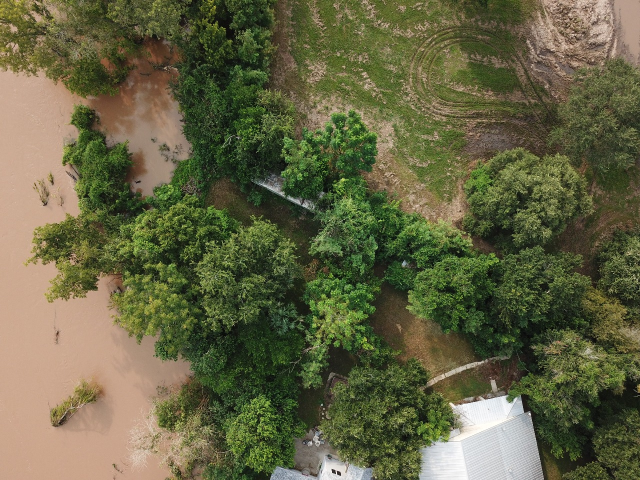
#> input picture data/img1.jpg, 1280 x 960 px (shown at 1/2 size)
$ python -i preprocessing.py   (imports and definitions only)   (older library calls are emulated)
#> lines starting #> are read from the running program, lines starting #| are printed output that depends on the picture
#"""
#Preprocessing utilities for remote sensing data
#Includes image processing, band operations, and data augmentation
#"""

import numpy as np
import cv2
from sklearn.preprocessing import MinMaxScaler, StandardScaler, RobustScaler
import rasterio
from rasterio.windows import Window
from rasterio.enums import Resampling
import warnings
# [1 line not run here, left out]

def preprocess_image(image, bands=None, normalization='min-max',
                    denoise=False, enhance_contrast=False, target_size=None):
    """
    Comprehensive preprocessing pipeline for remote sensing images

    Args:
        image: Input image (numpy array)
        bands: List of band names to select
        normalization: Normalization method ('min-max', 'z-score', 'robust', 'none')
        denoise: Apply denoising
        enhance_contrast: Apply contrast enhancement
        target_size: Resize to target size (height, width)

    Returns:
        Preprocessed image
    """
    processed = image.copy()

    # Handle different input formats
    if len(processed.shape) == 2:
        processed = np.expand_dims(processed, axis=-1)

    # Band selection
    if bands is not None:
        processed = select_bands(processed, bands)

    # Resize if needed
    if target_size is not None:
        processed = resize_image(processed, target_size)

    # Denoising
    if denoise:
        processed = apply_denoising(processed)

    # Contrast enhancement
    if enhance_contrast:
        processed = enhance_image_contrast(processed)

    # Normalization
    processed = normalize_image(processed, method=normalization)

    return processed

# [35 lines left out: function select_bands, not called in this run]

def normalize_image(image, method='min-max'):
    """
    Normalize image using various methods

    Args:
        image: Input image
        method: Normalization method

    Returns:
        Normalized image
    """
    if method.lower() == 'none':
        return image

    # Convert to float32
    normalized = image.astype(np.float32)

    if method.lower() == 'min-max':
        # Min-Max normalization to [0, 1]
        for i in range(normalized.shape[-1]):
            band = normalized[:, :, i]
            min_val = np.min(band)
            max_val = np.max(band)
            if max_val > min_val:
                normalized[:, :, i] = (band - min_val) / (max_val - min_val)

    elif method.lower() == 'z-score':
        # Z-score normalization
        for i in range(normalized.shape[-1]):
            band = normalized[:, :, i]
            mean_val = np.mean(band)
            std_val = np.std(band)
            if std_val > 0:
                normalized[:, :, i] = (band - mean_val) / std_val

    elif method.lower() == 'robust':
        # Robust normalization using percentiles
        for i in range(normalized.shape[-1]):
            band = normalized[:, :, i]
            p25 = np.percentile(band, 25)
            p75 = np.percentile(band, 75)
            if p75 > p25:
                normalized[:, :, i] = (band - p25) / (p75 - p25)

    elif method.lower() == 'imagenet':
        # ImageNet normalization
        imagenet_mean = np.array([0.485, 0.456, 0.406])
        imagenet_std = np.array([0.229, 0.224, 0.225])

        # Ensure we have at least 3 channels
        if normalized.shape[-1] >= 3:
            for i in range(min(3, normalized.shape[-1])):
                normalized[:, :, i] = (normalized[:, :, i] - imagenet_mean[i]) / imagenet_std[i]

    return normalized

# [565 lines left out: functions resize_image, apply_denoising, enhance_image_contrast, extract_roi, calculate_spectral_indices, apply_cloud_shadow_mask and 7 more, not called in this run]


# Example usage and testing
# [98 lines not run here, left out]

>>> import cv2
>>> picture = cv2.cvtColor(cv2.imread('../data/img1.jpg'), cv2.COLOR_BGR2RGB)
>>> result = preprocess_image(picture)
#> the loop in normalize_image, `for i in range(normalized.shape[-1]):` made 3 passes
#> min_val on passes 1 to 3: 0, 1, 0
#> pass 1, in normalize_image, `band = normalized[:, :, i]`:
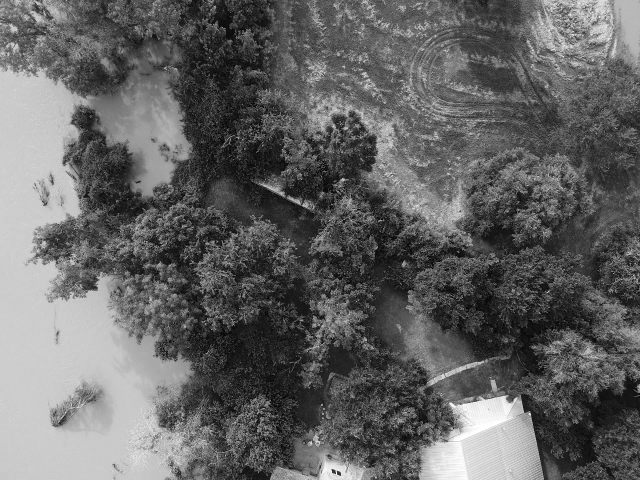
#> band: shape (960, 1280) float32 (shown at 1/2 size); min 0, max 255, mean 99.6
#> pass 2, in normalize_image, `band = normalized[:, :, i]`:
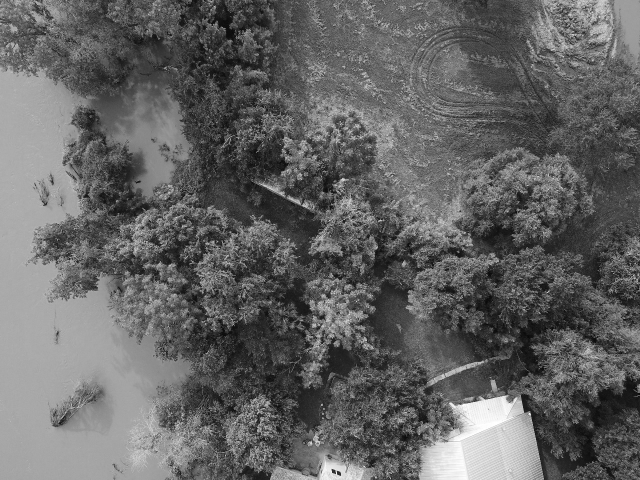
#> band: shape (960, 1280) float32 (shown at 1/2 size); min 1, max 255, mean 99.4
#> pass 3, in normalize_image, `band = normalized[:, :, i]`:
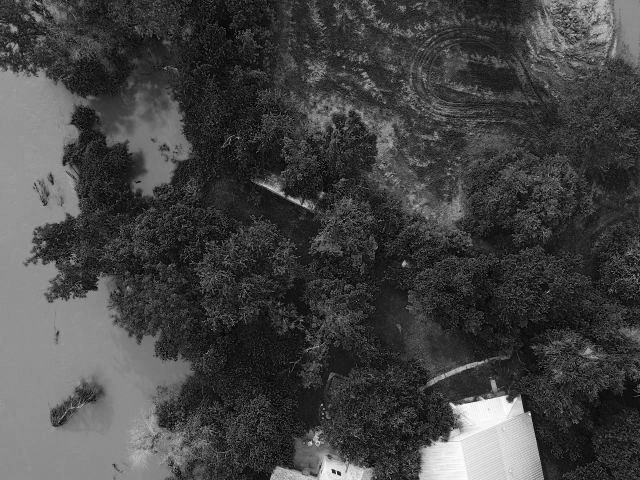
#> band: shape (960, 1280) float32 (shown at 1/2 size); min 0, max 255, mean 67.4

$ run again, on data/img10.jpg
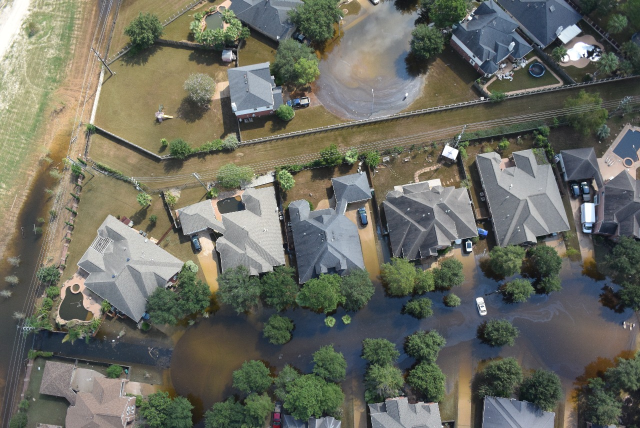
#> input picture data/img10.jpg, 1280 x 856 px (shown at 1/2 size)
#> the loop in normalize_image, `for i in range(normalized.shape[-1]):` made 3 passes
#> min_val on passes 1 to 3: 0, 4, 0
#> pass 1, in normalize_image, `band = normalized[:, :, i]`:
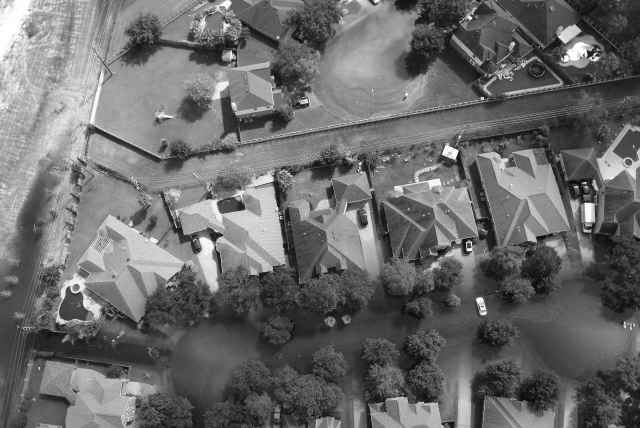
#> band: shape (856, 1280) float32 (shown at 1/2 size); min 0, max 255, mean 107
#> pass 3, in normalize_image, `band = normalized[:, :, i]`:
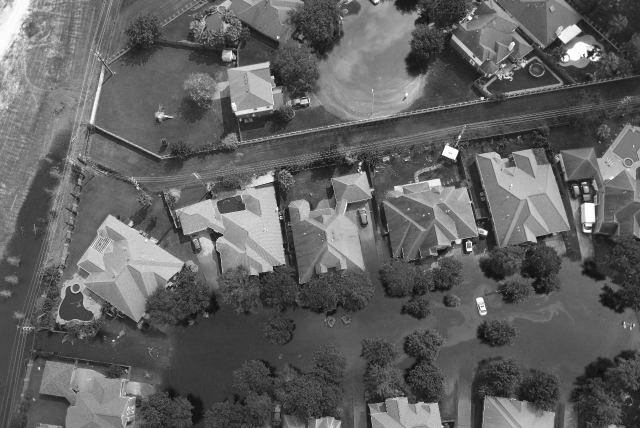
#> band: shape (856, 1280) float32 (shown at 1/2 size); min 0, max 255, mean 97.4

$ run again, on data/img11.jpg
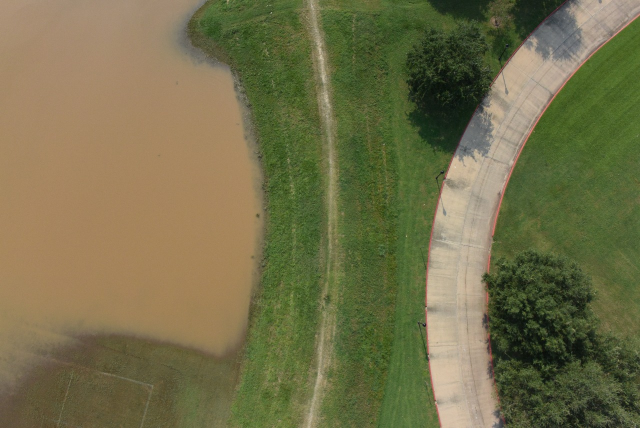
#> input picture data/img11.jpg, 1280 x 856 px (shown at 1/2 size)
#> the loop in normalize_image, `for i in range(normalized.shape[-1]):` made 3 passes
#> (min_val, max_val) on passes 1 to 3: (0, 247), (9, 239), (0, 209)
#> pass 1, in normalize_image, `band = normalized[:, :, i]`:
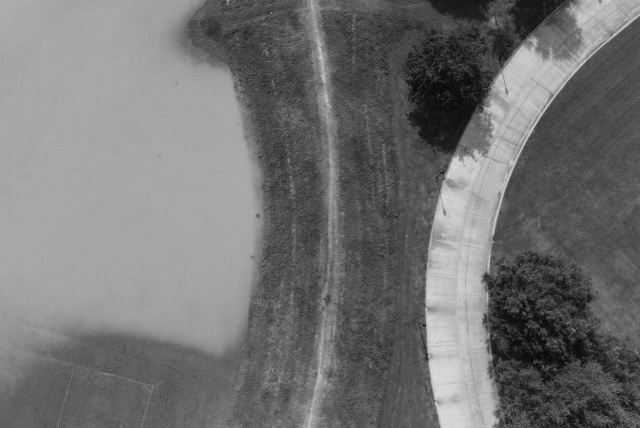
#> band: shape (856, 1280) float32 (shown at 1/2 size); min 0, max 247, mean 114.3
#> after the loop in normalize_image, `for i in range(normalized.shape[-1]):`:
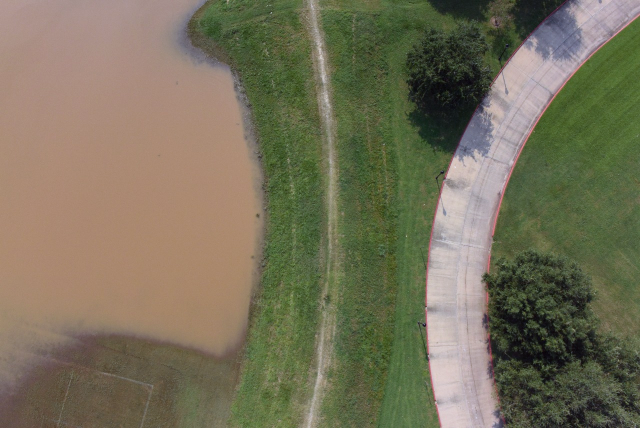
#> normalized: shape (856, 1280, 3) float32 (shown at 1/2 size); mean R, G, B 0.463, 0.443, 0.353

$ run again, on data/img12.jpg
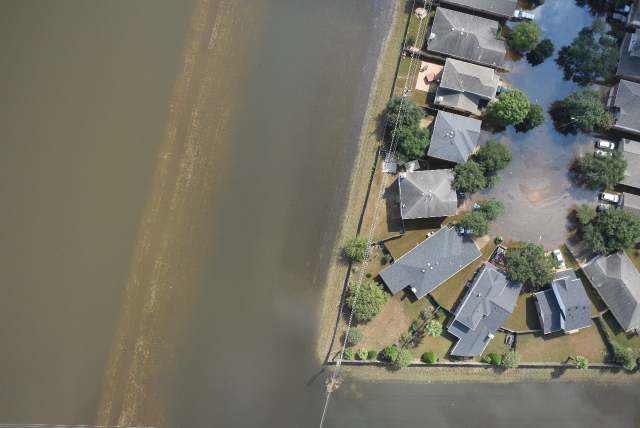
#> input picture data/img12.jpg, 1280 x 856 px (shown at 1/2 size)
#> the loop in normalize_image, `for i in range(normalized.shape[-1]):` made 3 passes
#> min_val on passes 1 to 3: 3, 11, 4
#> pass 1, in normalize_image, `band = normalized[:, :, i]`:
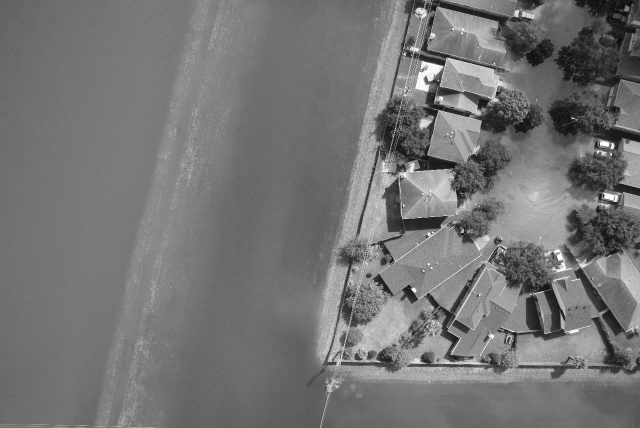
#> band: shape (856, 1280) float32 (shown at 1/2 size); min 3, max 255, mean 116.5
#> pass 3, in normalize_image, `band = normalized[:, :, i]`:
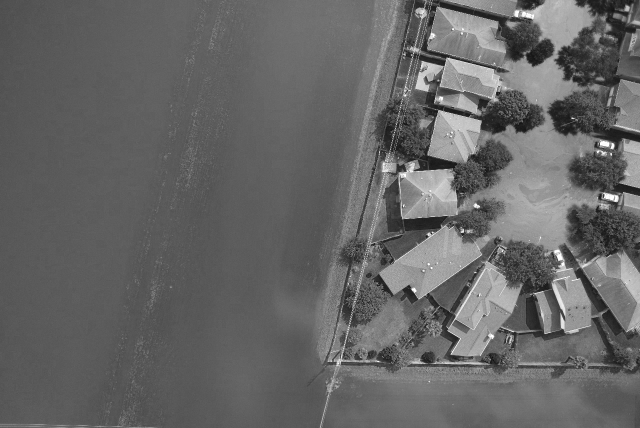
#> band: shape (856, 1280) float32 (shown at 1/2 size); min 4, max 255, mean 101.8
